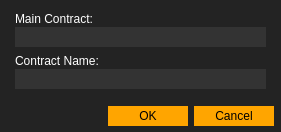
<?xml version="1.0" encoding="UTF-8"?>
<ui version="4.0">
 <class>DeployWindow</class>
 <widget class="QDialog" name="DeployWindow">
  <property name="geometry">
   <rect>
    <x>0</x>
    <y>0</y>
    <width>281</width>
    <height>132</height>
   </rect>
  </property>
  <property name="windowTitle">
   <string>Dialog</string>
  </property>
  <property name="styleSheet">
   <string notr="true">background-color:#232323;
color:white;</string>
  </property>
  <widget class="QDialogButtonBox" name="buttonBox">
   <property name="geometry">
    <rect>
     <x>53</x>
     <y>100</y>
     <width>221</width>
     <height>32</height>
    </rect>
   </property>
   <property name="styleSheet">
    <string notr="true">background-color:white;
color:black;
border: none;
/*padding:30px;*/
width:80px;
padding-top:3px;
padding-bottom:3px;
background-color:orange;</string>
   </property>
   <property name="orientation">
    <enum>Qt::Horizontal</enum>
   </property>
   <property name="standardButtons">
    <set>QDialogButtonBox::Cancel|QDialogButtonBox::Ok</set>
   </property>
  </widget>
  <widget class="QLabel" name="label">
   <property name="geometry">
    <rect>
     <x>15</x>
     <y>53</y>
     <width>91</width>
     <height>16</height>
    </rect>
   </property>
   <property name="text">
    <string>Contract Name:</string>
   </property>
  </widget>
  <widget class="QLineEdit" name="lineEdit_contract_name">
   <property name="geometry">
    <rect>
     <x>15</x>
     <y>69</y>
     <width>251</width>
     <height>20</height>
    </rect>
   </property>
   <property name="styleSheet">
    <string notr="true">background-color:#333333;
border:none;
/*font-size: 7px;*/</string>
   </property>
  </widget>
  <widget class="QLineEdit" name="lineEdit_main_contract">
   <property name="geometry">
    <rect>
     <x>15</x>
     <y>27</y>
     <width>251</width>
     <height>20</height>
    </rect>
   </property>
   <property name="styleSheet">
    <string notr="true">background-color:#333333;
border:none;
/*font-size: 7px;*/</string>
   </property>
  </widget>
  <widget class="QLabel" name="label_2">
   <property name="geometry">
    <rect>
     <x>15</x>
     <y>11</y>
     <width>91</width>
     <height>16</height>
    </rect>
   </property>
   <property name="text">
    <string>Main Contract:</string>
   </property>
  </widget>
 </widget>
 <resources/>
 <connections>
  <connection>
   <sender>buttonBox</sender>
   <signal>accepted()</signal>
   <receiver>DeployWindow</receiver>
   <slot>accept()</slot>
   <hints>
    <hint type="sourcelabel">
     <x>248</x>
     <y>254</y>
    </hint>
    <hint type="destinationlabel">
     <x>157</x>
     <y>274</y>
    </hint>
   </hints>
  </connection>
  <connection>
   <sender>buttonBox</sender>
   <signal>rejected()</signal>
   <receiver>DeployWindow</receiver>
   <slot>reject()</slot>
   <hints>
    <hint type="sourcelabel">
     <x>316</x>
     <y>260</y>
    </hint>
    <hint type="destinationlabel">
     <x>286</x>
     <y>274</y>
    </hint>
   </hints>
  </connection>
 </connections>
</ui>
